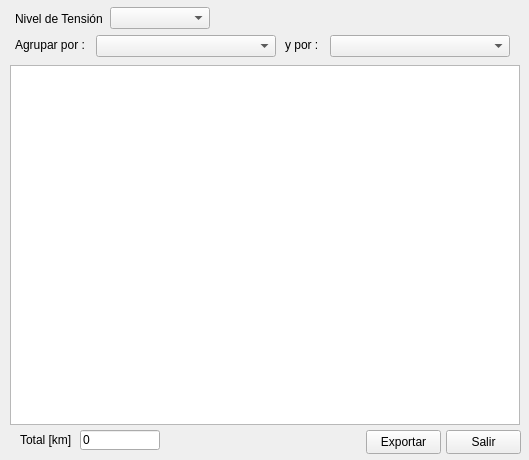
<?xml version="1.0" encoding="UTF-8"?>
<ui version="4.0">
 <class>Form</class>
 <widget class="QWidget" name="Form">
  <property name="windowModality">
   <enum>Qt::WindowModal</enum>
  </property>
  <property name="geometry">
   <rect>
    <x>0</x>
    <y>0</y>
    <width>529</width>
    <height>460</height>
   </rect>
  </property>
  <property name="windowTitle">
   <string>Listados de Líneas</string>
  </property>
  <widget class="QTableWidget" name="tblListado">
   <property name="geometry">
    <rect>
     <x>10</x>
     <y>65</y>
     <width>510</width>
     <height>360</height>
    </rect>
   </property>
   <property name="alternatingRowColors">
    <bool>true</bool>
   </property>
   <property name="selectionMode">
    <enum>QAbstractItemView::SingleSelection</enum>
   </property>
   <property name="selectionBehavior">
    <enum>QAbstractItemView::SelectRows</enum>
   </property>
   <property name="sortingEnabled">
    <bool>true</bool>
   </property>
  </widget>
  <widget class="QComboBox" name="cmbTension">
   <property name="geometry">
    <rect>
     <x>110</x>
     <y>7</y>
     <width>100</width>
     <height>22</height>
    </rect>
   </property>
  </widget>
  <widget class="QLabel" name="label">
   <property name="geometry">
    <rect>
     <x>15</x>
     <y>9</y>
     <width>90</width>
     <height>20</height>
    </rect>
   </property>
   <property name="text">
    <string>Nivel de Tensión</string>
   </property>
  </widget>
  <widget class="QComboBox" name="cmbAgrupar1">
   <property name="geometry">
    <rect>
     <x>96</x>
     <y>35</y>
     <width>180</width>
     <height>22</height>
    </rect>
   </property>
  </widget>
  <widget class="QLabel" name="label_2">
   <property name="geometry">
    <rect>
     <x>15</x>
     <y>35</y>
     <width>80</width>
     <height>20</height>
    </rect>
   </property>
   <property name="text">
    <string>Agrupar por :</string>
   </property>
  </widget>
  <widget class="QLabel" name="label_3">
   <property name="geometry">
    <rect>
     <x>285</x>
     <y>35</y>
     <width>40</width>
     <height>20</height>
    </rect>
   </property>
   <property name="text">
    <string>y por :</string>
   </property>
  </widget>
  <widget class="QComboBox" name="cmbAgrupar2">
   <property name="geometry">
    <rect>
     <x>330</x>
     <y>35</y>
     <width>180</width>
     <height>22</height>
    </rect>
   </property>
  </widget>
  <widget class="QLabel" name="label_4">
   <property name="geometry">
    <rect>
     <x>20</x>
     <y>430</y>
     <width>60</width>
     <height>20</height>
    </rect>
   </property>
   <property name="text">
    <string>Total [km]</string>
   </property>
  </widget>
  <widget class="QPushButton" name="cmdSalir">
   <property name="geometry">
    <rect>
     <x>446</x>
     <y>430</y>
     <width>75</width>
     <height>24</height>
    </rect>
   </property>
   <property name="text">
    <string>Salir</string>
   </property>
   <property name="shortcut">
    <string>Esc</string>
   </property>
  </widget>
  <widget class="QPushButton" name="cmdExportar">
   <property name="geometry">
    <rect>
     <x>366</x>
     <y>430</y>
     <width>75</width>
     <height>24</height>
    </rect>
   </property>
   <property name="text">
    <string>Exportar</string>
   </property>
  </widget>
  <widget class="QLineEdit" name="txtLongitud">
   <property name="geometry">
    <rect>
     <x>80</x>
     <y>430</y>
     <width>80</width>
     <height>20</height>
    </rect>
   </property>
   <property name="inputMethodHints">
    <set>Qt::ImhFormattedNumbersOnly</set>
   </property>
   <property name="text">
    <string>0</string>
   </property>
  </widget>
 </widget>
 <resources/>
 <connections/>
</ui>
